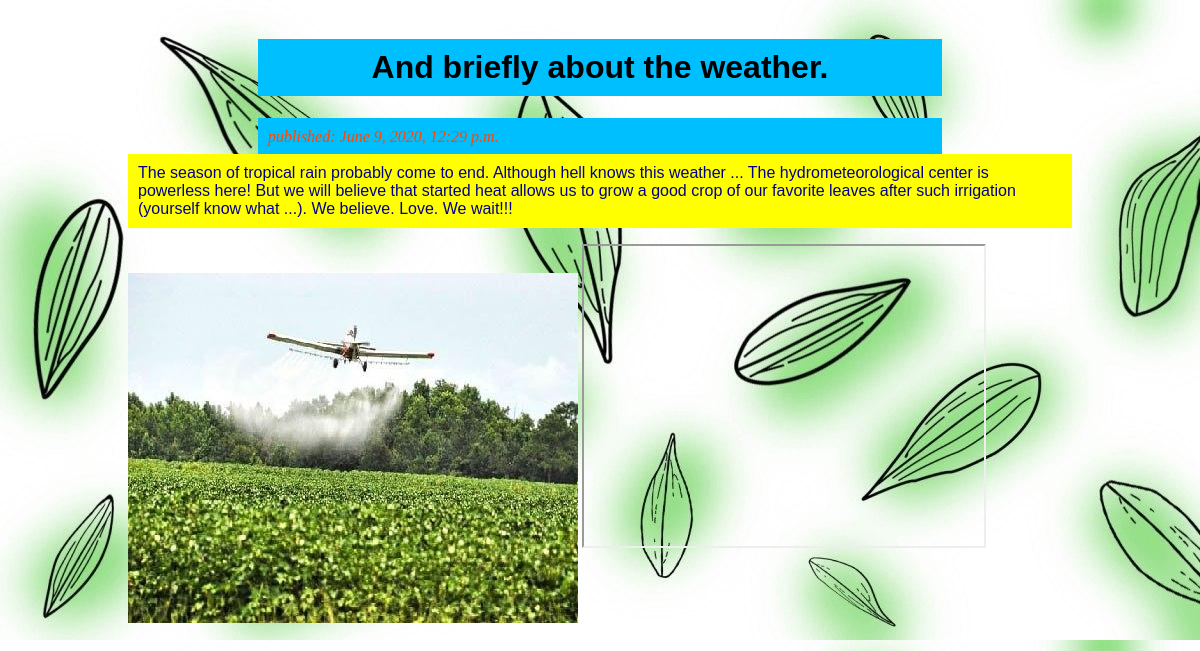
Page /news/5/ on the committed database.
### news/models.py (models this page shows, shortened)
class Article(models.Model):
    author = models.ForeignKey(settings.AUTH_USER_MODEL, on_delete=models.CASCADE)
    title = models.CharField(max_length=200)
    text = models.TextField()
    image = models.ImageField(upload_to="media/images", default="media/images/no_img.jpg")
    created_date = models.DateTimeField(default=timezone.now)
    published_date = models.DateTimeField(blank=True, null=True)

### news/views.py (the view)
# urls.py: path('<int:article_id>/', views.detail, name='detail'),
def detail(request, article_id):
    try:
        article = Article.objects.get(pk=article_id)
    except Article.DoesNotExist:
        raise Http404("Article does not exist")
    return render(request, 'news/detail.html', {'article': article})

### news/templates/news/detail.html
{% load static %}
<link rel="stylesheet" type="text/css" href="{% static 'css/mystyle.css' %}">
			<header id="head">
				<h1>{{ article.title }}</h1>
				<p>published: {{ article.published_date }}</p>
			</header>
            <p>{{ article.text }}</p>
            <img src="{{ article.image.url }}" align = "middle">
            <iframe src="{% static 'video/Honduras.mp4' %}" width="400" height="300" sandbox="allow-same-origin">
            </iframe>

### news/static/css/mystyle.css (style rules this page uses)
#head { width: auto; height: 110px; margin-left: 120px; margin-right: 120px; padding: 10px; }
header>h1 { text-align: center; background-color: deepskyblue; font-family: Arial; font-weight: bold; margin-left: 120px; margin-right: 120px; padding: 10px; }
header>p { text-align: left; background-color: deepskyblue; font-family: Times; color: orangered; font-size: 12pt; font-style: italic; margin-left: 120px; margin-right: 120px; padding: 10px; }
body>p { background-color: yellow; font-family: Arial; font-size: 12pt; color: darkblue; margin-left: 120px; margin-right: 120px; padding: 10px; }
body>img { margin-top: -200px; margin-left: 120px; }

### rows in the picture
Article: title "And briefly about the weather.", published_date "June 9, 2020, 12:29 p.m.", text "The season of tropical rain probably come to end. Although hell knows this weather ... The hydrometeorological center is powerless here! But we will believe that started heat allows us to grow a good crop of our favorite leaves after such irrigation (yourself know what ...). We believe. Love. We wait!!!", image (picture)
